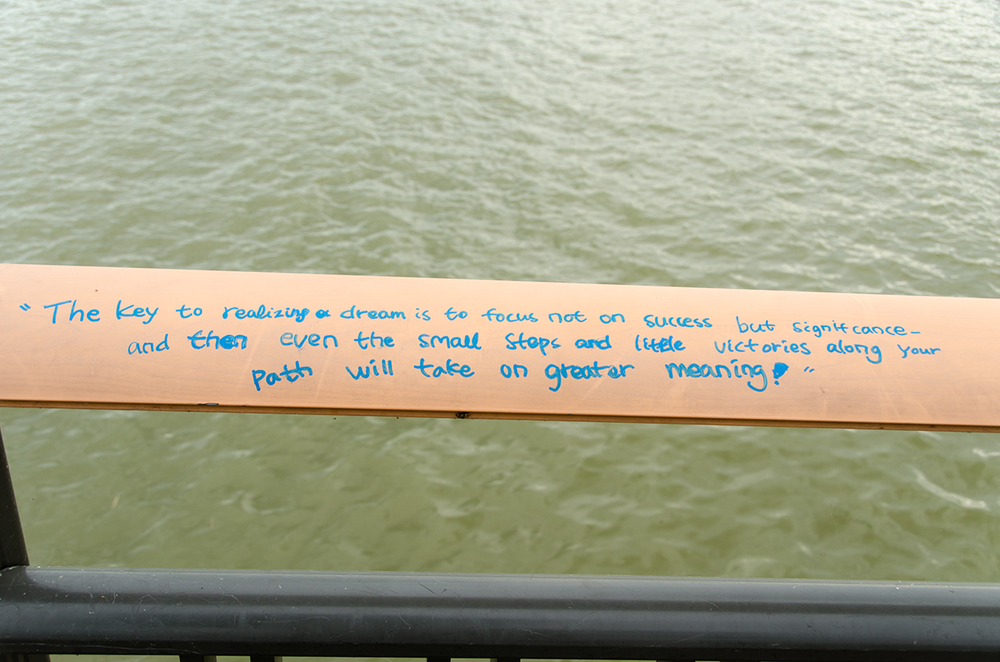
//> input picture week12/sample_image.bmp, 1000 x 662 px, shrunk from 1232 x 816 before the run
$ ./gray_example sample_image.bmp   (built with g++ and OpenCV 4)
//> lines starting //> are read from the running program, lines starting //| are printed output that depends on the picture
#include <iostream>
#include <stdio.h>
#include <opencv2/opencv.hpp>
#include <opencv2/core/core.hpp>
#include <opencv2/imgproc.hpp>
#include <opencv2/highgui.hpp>
#include <opencv2/videoio.hpp>
#include <opencv2/photo.hpp>

using namespace std;
using namespace cv;

int main(int argc, char** argv)
{
	int height, width;
	int n_height, n_width;
	float R_val, G_val, B_val;
	float average_gray;
	Mat img;

	if (argc > 1) {
		img = imread(argv[1], IMREAD_COLOR);
//> img is the input picture: 662 rows x 1000 cols, CV_8UC3; mean B, G, R 141.9, 165.5, 167.1
	}
	else {
		img = imread("Lenna.png", IMREAD_COLOR);
	}

	if (img.empty()) {
		printf("image load error\n");
		return -1;
	}

	height = img.rows;
//> height = 662
	width = img.cols;
//> width = 1000
	Mat gray(height, width, CV_8UC1);

	for (int i = 0; i < height; i++) {
		for (int j = 0; j < width; j++) {
			R_val = img.at<Vec3b>(i, j)[2];
			G_val = img.at<Vec3b>(i, j)[1];
			B_val = img.at<Vec3b>(i, j)[0];

			average_gray = (int)((R_val + G_val + B_val) / 3);

			gray.at<uchar>(i, j) = average_gray;
		}
	}
//> this loop made 662 passes
//> (R_val, G_val, B_val, average_gray) on passes 1 to 3: (190, 193, 187, 190), (198, 203, 199, 200), (201, 208, 199, 202)
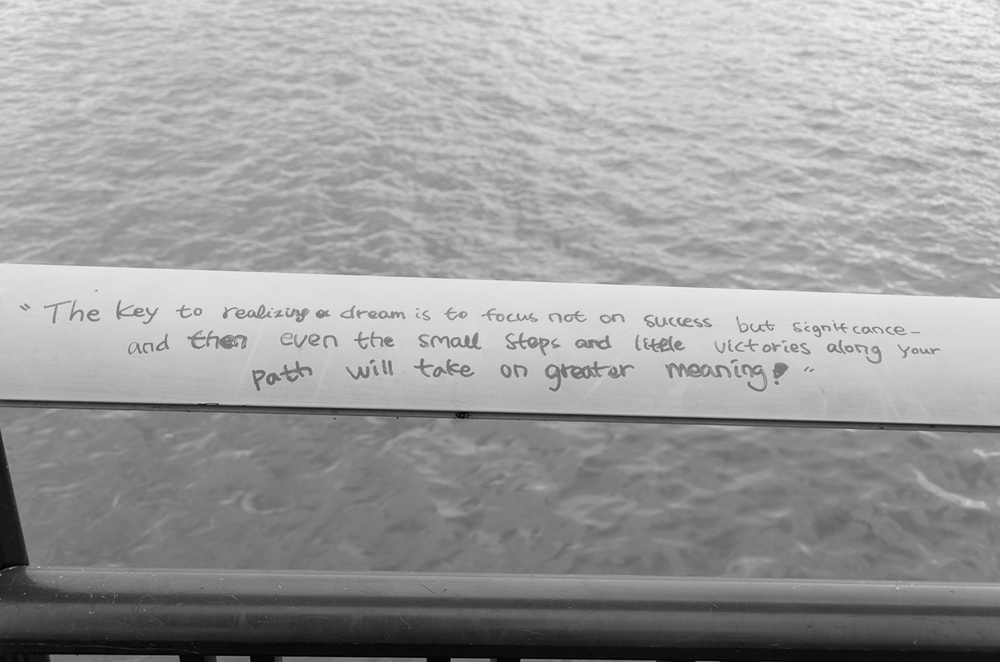
//> gray: 662 rows x 1000 cols, CV_8UC1; min 0, max 246, mean 157.9
//> after the loop, R_val = 19; G_val = 20; B_val = 15; average_gray = 18

	imwrite("gray_image.bmp", gray);
	return 0;
}
